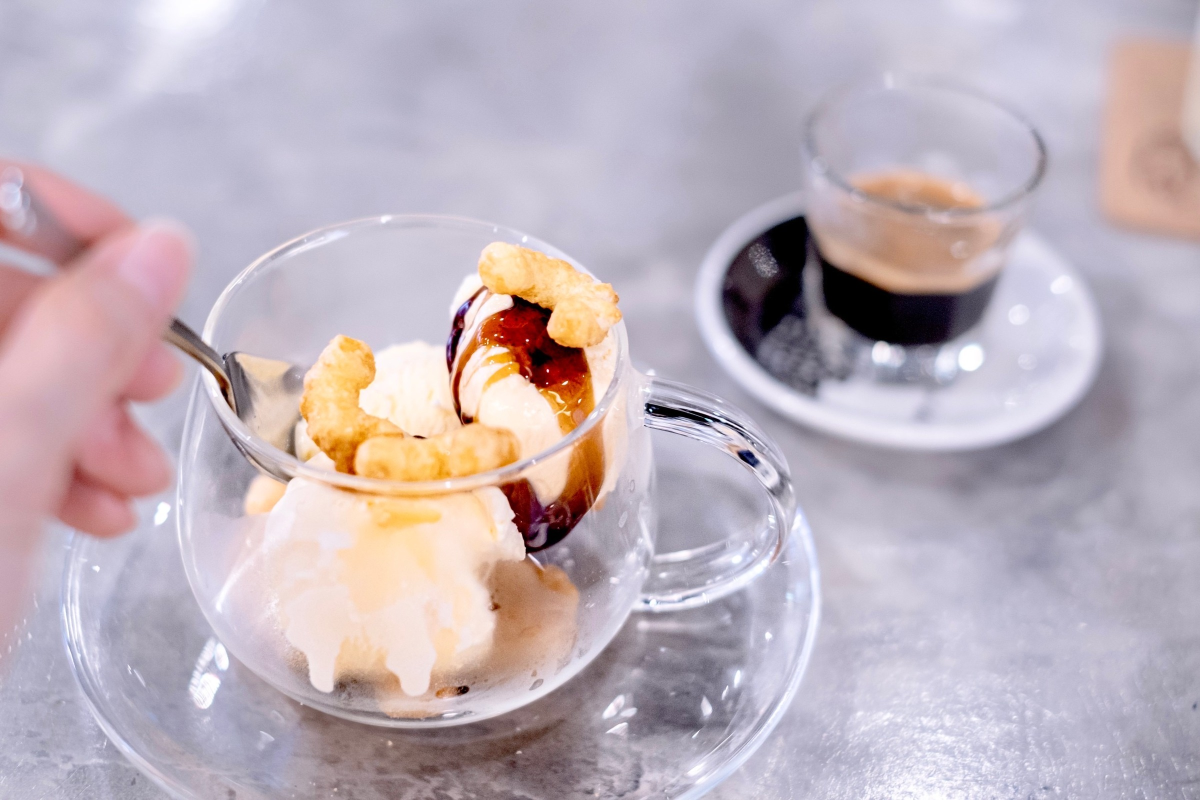
#> input picture photos/source/affogato.jpg, 2400 x 1600 px (shown at 1/2 size); its folder holds only this picture in this run
$ python process-photos.py ../photos/source/affogato.jpg
#> lines starting #> are read from the running program, lines starting #| are printed output that depends on the picture; after the words box and inside, x2 and y2 are one past the last pixel; in counts of white or black regions, pixels touching at a corner belong together
#> in main, im is the input picture: PIL image 2400x1600 RGB; mean R, G, B 190.5, 177.3, 186.4
"""
ブックメニュー用の写真を統一する。

  python3 scripts/process-photos.py            … 全写真を処理
  python3 scripts/process-photos.py --sheet    … 確認用の一覧画像 (photos/contact-sheet.jpg) も作る

photos/source/<名前>.jpg を読み、次の処理をして book/photos/<名前>.jpg に書き出す。
  1. 色味をそろえる (ホワイトバランス・明るさ・コントラスト・彩度を控えめに補正)
  2. 長辺 1600px に縮小 (構図は切り抜かず、元写真のまま)
切り抜きはメニュー側で表示する枠に合わせて1回だけ行う。どちらに寄せて切り抜くか (x, y) と
拡大率 (zoom) は photos/crop.json で商品ごとに調整し、book/photos/manifest.js に書き出す。
料理の形や盛り付けは変えない (補正は色と明るさだけ)。
"""
import json, os, sys
import numpy as np
from PIL import Image, ImageDraw, ImageEnhance, ImageOps

ROOT = os.path.dirname(os.path.dirname(os.path.abspath(__file__)))
SRC = os.path.join(ROOT, 'photos', 'source')
OUT = os.path.join(ROOT, 'book', 'photos')
CROP_CONFIG = os.path.join(ROOT, 'photos', 'crop.json')

MAX_EDGE = 1600         # 印刷で幅 約120mm × 340dpi
RATIO = 4 / 3           # 確認用一覧の枠
TARGET_LUMA = 0.56      # 明るさのそろえ先 (中央値)


def normalize_color(im):
    a = np.asarray(im).astype(np.float32) / 255
    luma = a @ np.array([0.299, 0.587, 0.114], dtype=np.float32)
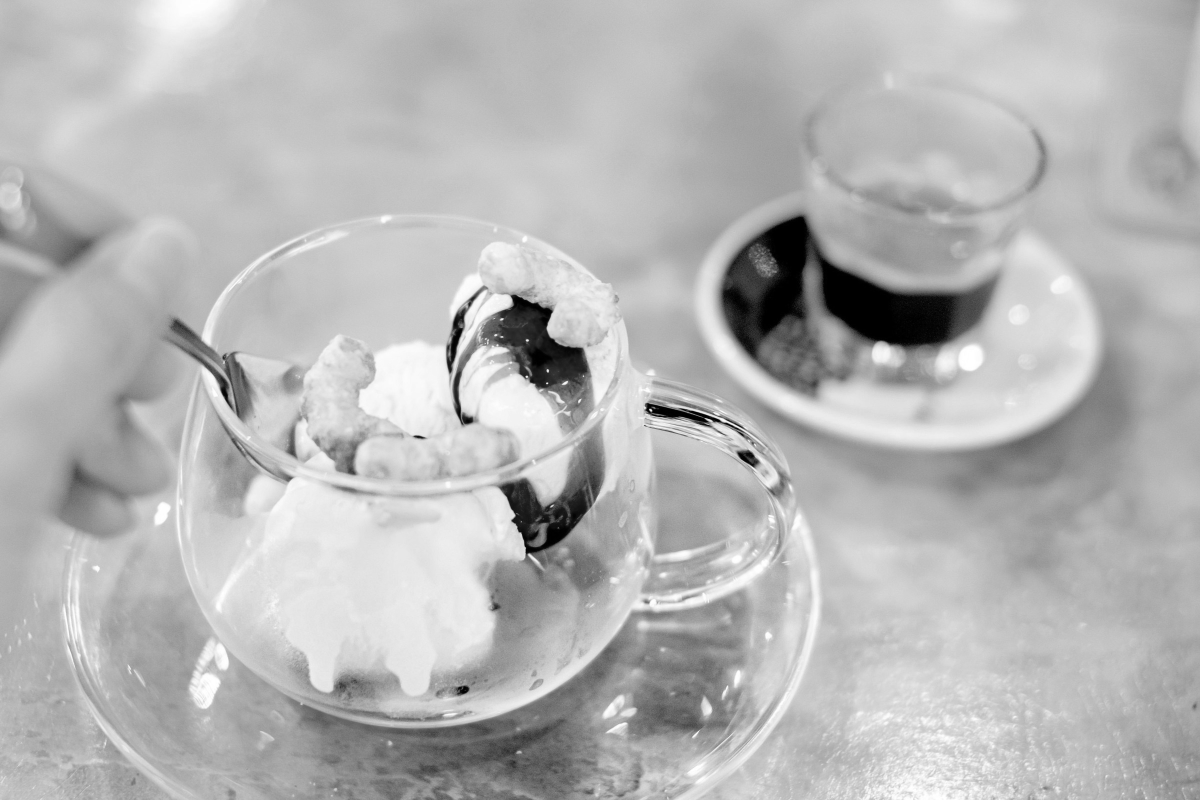
#> luma: shape (1600, 2400) float32 (shown at 1/2 size); min 0, max 1, mean 0.715

    # ホワイトバランス: 中間調の平均がグレーに近づくよう半分だけ寄せる
    mid = (luma > 0.2) & (luma < 0.85)
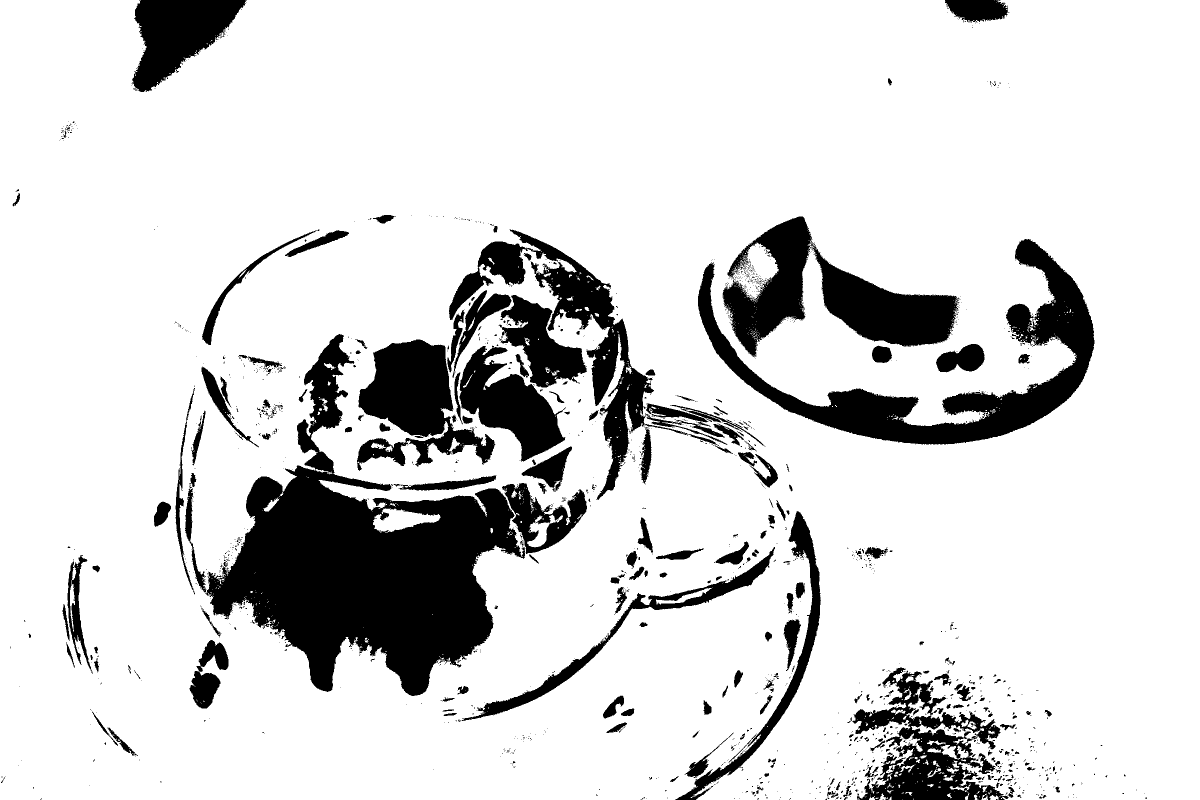
#> mid: shape (1600, 2400) bool (shown at 1/2 size); 84.7% white; 1627 black regions (1387 under 20 px), largest, box (x1, y1, x2, y2) and area: (411, 668, 1051, 1392) 179727, (1396, 478, 2189, 889) 68615, (1445, 433, 1919, 714) 51292
    means = a[mid].mean(axis=0) if mid.any() else a.reshape(-1, 3).mean(axis=0)
#> means = [0.732, 0.682, 0.725]
    gains = np.clip(1 + 0.5 * (means.mean() / means - 1), 0.88, 1.12)
#> gains = [0.987, 1.02, 0.992]
    a = np.clip(a * gains, 0, 1)

    # 明るさ: 中央値を目標値へガンマで寄せる
    med = float(np.median(a @ np.array([0.299, 0.587, 0.114], dtype=np.float32)))
#> med = 0.748
    gamma = np.clip(np.log(TARGET_LUMA) / np.log(max(min(med, 0.95), 0.05)), 0.75, 1.3)
#> gamma = 1.3
    a = a ** gamma
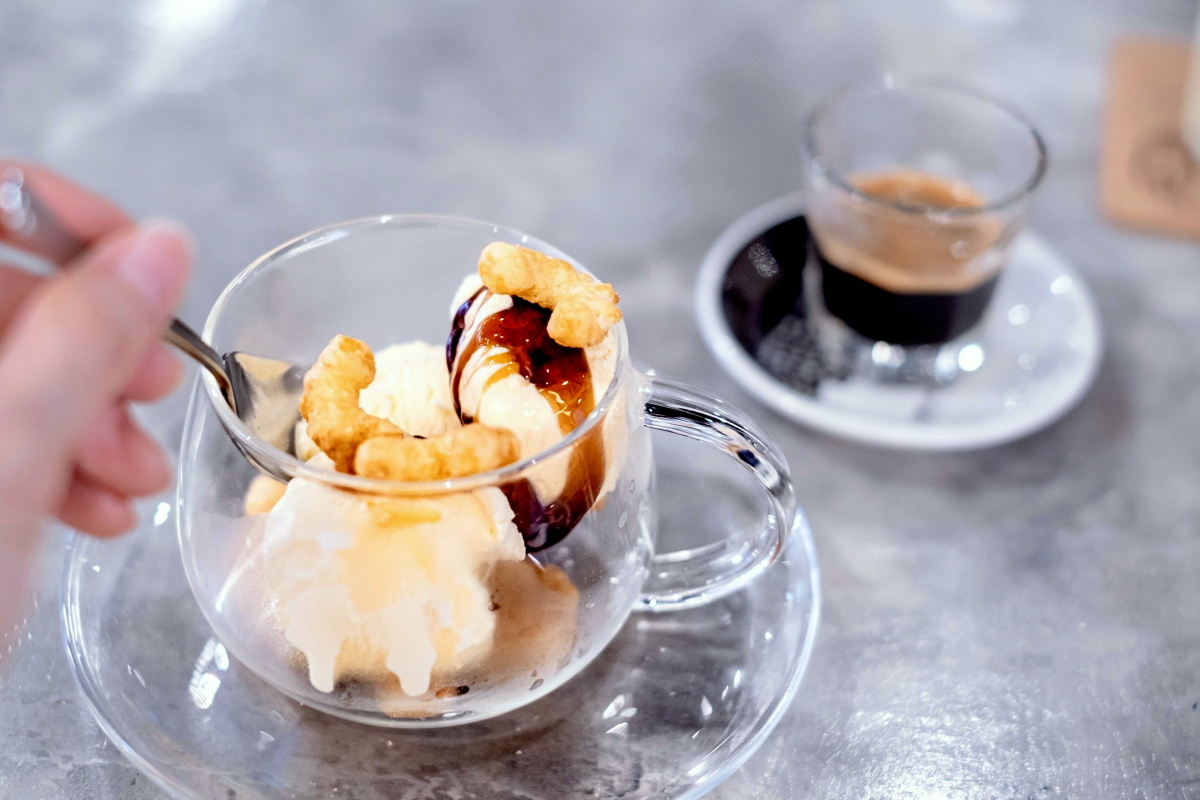
#> a: shape (1600, 2400, 3) float32 (shown at 1/2 size); mean R, G, B 0.682, 0.65, 0.667

    # 少しだけ暖色に (お店の木のテーブルの雰囲気に合わせる)
    a = np.clip(a * np.array([1.02, 1.0, 0.97], dtype=np.float32), 0, 1)

    out = Image.fromarray((a * 255 + 0.5).astype(np.uint8))
    out = ImageOps.autocontrast(out, cutoff=0.5)
    out = ImageEnhance.Color(out).enhance(1.06)
    return out


# [11 lines left out: function preview, not called in this run]


def main():
    os.makedirs(OUT, exist_ok=True)
    config = json.load(open(CROP_CONFIG, encoding='utf-8')) if os.path.exists(CROP_CONFIG) else {}
    names = sorted(f for f in os.listdir(SRC) if f.lower().endswith(('.jpg', '.jpeg', '.png')))
    results = []
    focus = {}
    for f in names:
        key = os.path.splitext(f)[0]
        im = ImageOps.exif_transpose(Image.open(os.path.join(SRC, f))).convert('RGB')
        out = normalize_color(im)
        out.thumbnail((MAX_EDGE, MAX_EDGE), Image.LANCZOS)
#> out: PIL image 1600x1067 RGB
        out.save(os.path.join(OUT, key + '.jpg'), quality=86, optimize=True, progressive=True)
        low = min(out.size) < 700
        conf = config.get(key, {})
        focus[key] = {'x': conf.get('x', 0.5), 'y': conf.get('y', 0.5), 'zoom': conf.get('zoom', 1)}
        results.append((key, out))
        print(f'  {key:28} {out.width}x{out.height}{"  ※解像度低め (撮り直し推奨)" if low else ""}')
#|   affogato                     1600x1067

    # ブック側で「写真がある商品」を判定するための一覧
    with open(os.path.join(OUT, 'manifest.js'), 'w', encoding='utf-8') as fh:
        fh.write('// 自動生成ファイル: scripts/process-photos.py で更新されます\n')
        fh.write('// 写真ごとの切り抜き位置 (x, y: 0 = 左・上に寄せる〜1 = 右・下に寄せる) と拡大率 (zoom)。photos/crop.json から\n')
        fh.write('window.BOOK_PHOTOS = ' + json.dumps(focus, ensure_ascii=False, indent=1) + ';\n')

    if '--sheet' in sys.argv:
        T, cols = 300, 6
        sheet = Image.new('RGB', (cols * T, ((len(results) + cols - 1) // cols) * (round(T / RATIO) + 22)), 'white')
        d = ImageDraw.Draw(sheet)
        for i, (key, im) in enumerate(results):
            x, y = (i % cols) * T, (i // cols) * (round(T / RATIO) + 22)
            sheet.paste(preview(im, focus[key], T - 6, round((T - 6) / RATIO)), (x + 3, y))
            d.text((x + 4, y + round(T / RATIO) + 4), key, fill='black')
        sheet.save(os.path.join(ROOT, 'photos', 'contact-sheet.jpg'), quality=82)
        print('一覧: photos/contact-sheet.jpg')


if __name__ == '__main__':
    main()

$ run again, on photos/source/bananacrepe.jpg
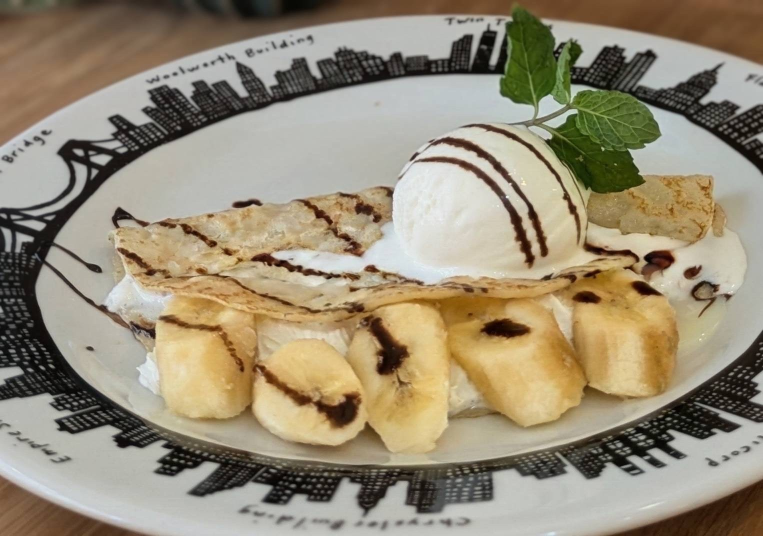
#> input picture photos/source/bananacrepe.jpg, 1526 x 1072 px (shown at 1/2 size)
#> in main, im is the input picture: PIL image 1526x1072 RGB; mean R, G, B 151.8, 140.8, 118.6
#> in normalize_color, `mid = (luma > 0.2) & (luma < 0.85)`:
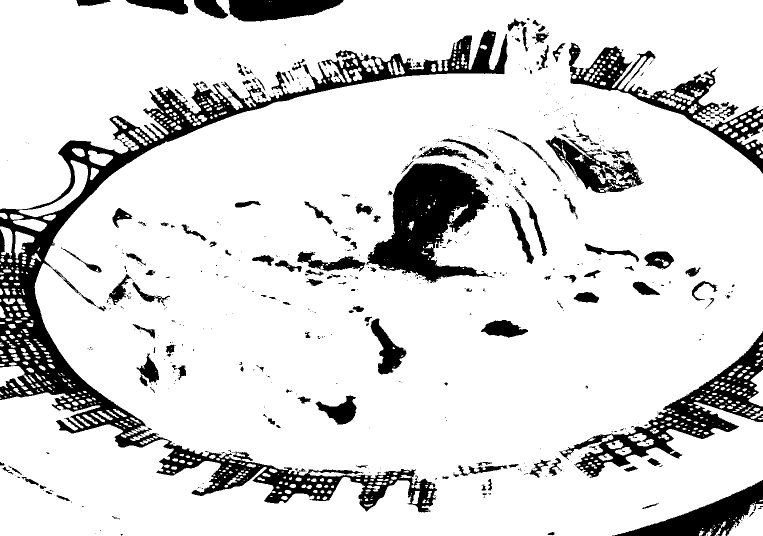
#> mid: shape (1072, 1526) bool (shown at 1/2 size); 85.5% white; 672 black regions (508 under 20 px), largest, box (x1, y1, x2, y2) and area: (0, 59, 1015, 1025) 93537, (732, 326, 986, 566) 31148, (1118, 662, 1526, 956) 23660
#> means = [0.651, 0.604, 0.507]
#> gains = [0.951, 0.986, 1.08]
#> med = 0.652
#> gamma = 1.3
#> in normalize_color, `out = ImageOps.autocontrast(out, cutoff=0.5)`:
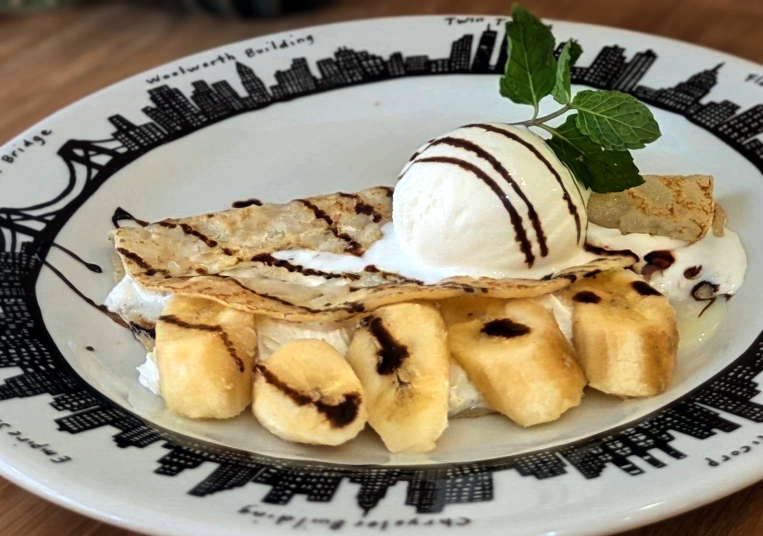
#> out: PIL image 1526x1072 RGB (shown at 1/2 size); mean R, G, B 150.2, 138.2, 114.6
#|   bananacrepe                  1526x1072

$ run again, on photos/source/beer.jpg
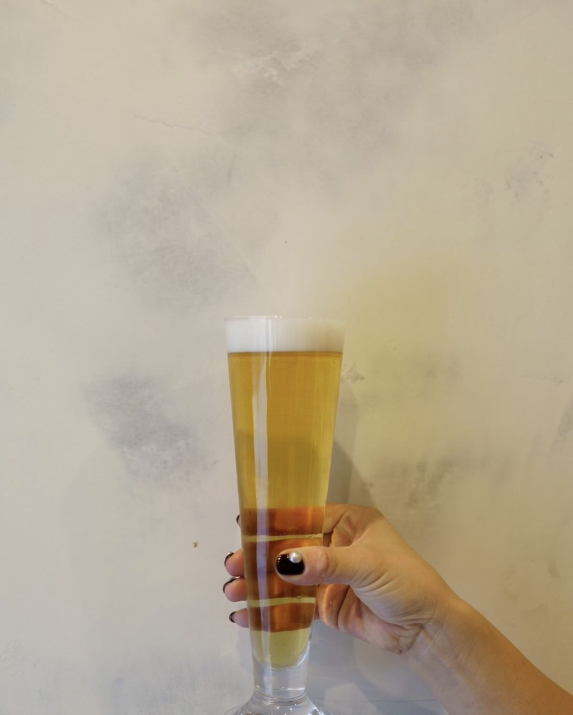
#> input picture photos/source/beer.jpg, 1145 x 1429 px (shown at 1/2 size)
#> in main, im is the input picture: PIL image 1145x1429 RGB; mean R, G, B 182.5, 169.3, 147.3
#> in normalize_color, `mid = (luma > 0.2) & (luma < 0.85)`:
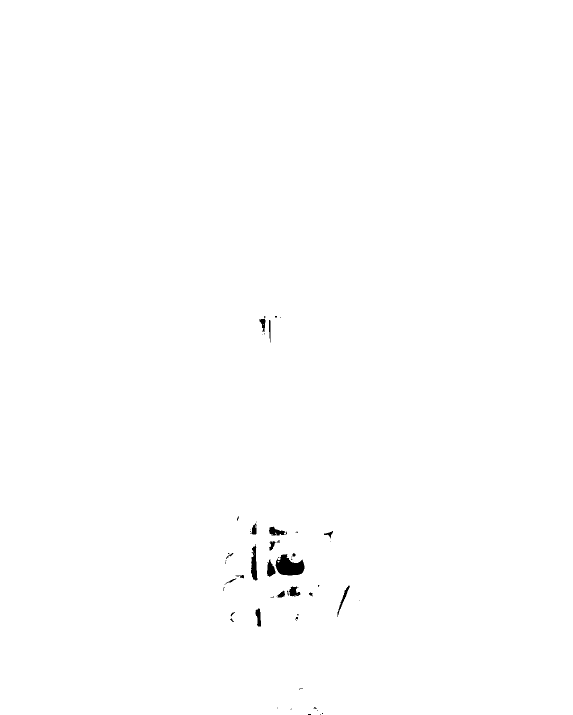
#> mid: shape (1429, 1145) bool (shown at 1/2 size); 99.7% white; 60 black regions (39 under 20 px), largest, box (x1, y1, x2, y2) and area: (551, 1108, 609, 1151) 1624, (502, 1088, 515, 1162) 596, (534, 1118, 551, 1154) 363
#> means = [0.716, 0.665, 0.578]
#> gains = [0.956, 0.991, 1.06]
#> med = 0.7
#> gamma = 1.3
#> in normalize_color, `out = ImageOps.autocontrast(out, cutoff=0.5)`:
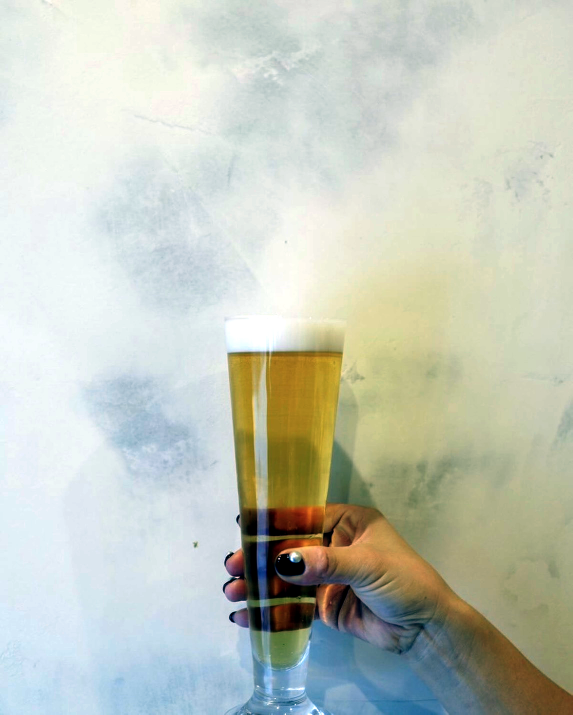
#> out: PIL image 1145x1429 RGB (shown at 1/2 size); mean R, G, B 195.9, 201.4, 188.8
#|   beer                         1145x1429

$ run again, on photos/source/bluecheesebanana-toast.jpg
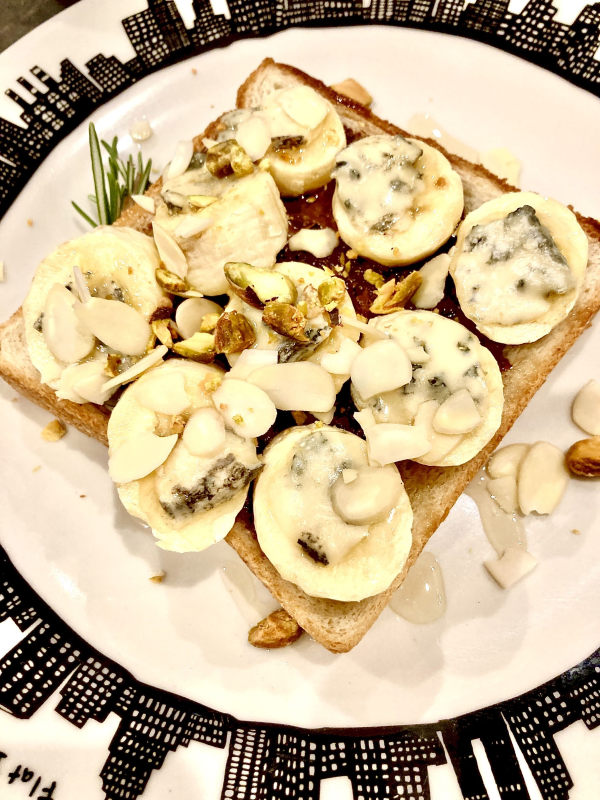
#> input picture photos/source/bluecheesebanana-toast.jpg, 1800 x 2400 px (shown at 1/3 size)
#> in main, im is the input picture: PIL image 1800x2400 RGB; mean R, G, B 201.1, 180.7, 145.2
#> in normalize_color, `mid = (luma > 0.2) & (luma < 0.85)`:
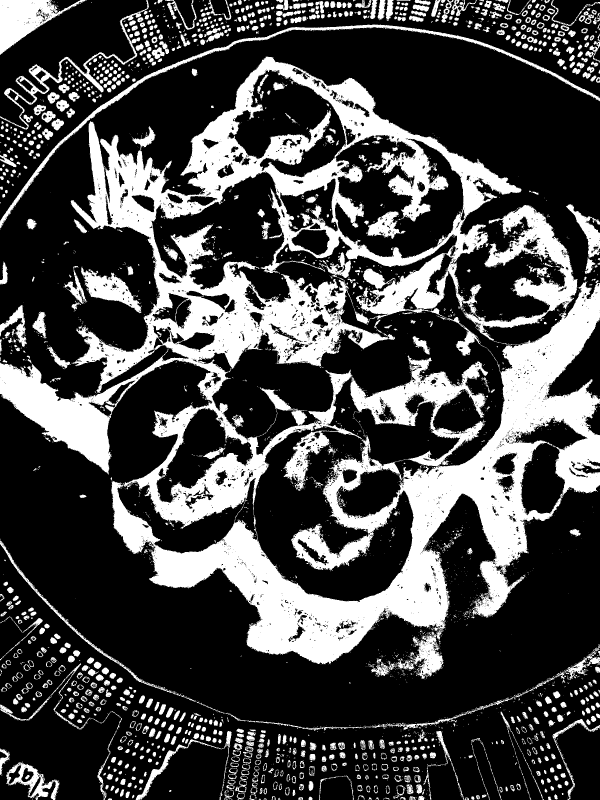
#> mid: shape (2400, 1800) bool (shown at 1/3 size); 28% white; 4365 white regions (3332 under 20 px), largest, box (x1, y1, x2, y2) and area: (0, 170, 1800, 1993) 942994, (0, 73, 1800, 685) 19401, (0, 0, 256, 165) 17346
#> means = [0.76, 0.623, 0.407]
#> gains = [0.893, 0.979, 1.12]
#> med = 0.855
#> gamma = 1.3
#> in normalize_color, `out = ImageOps.autocontrast(out, cutoff=0.5)`:
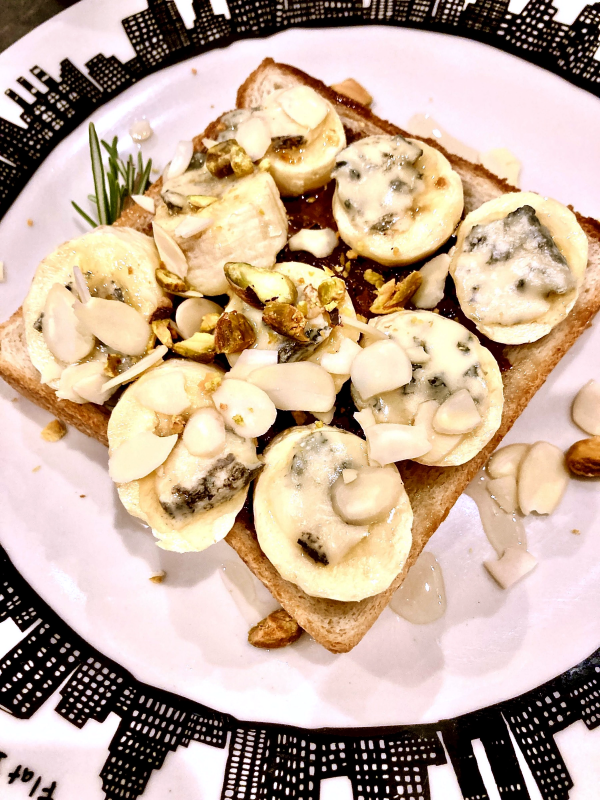
#> out: PIL image 1800x2400 RGB (shown at 1/3 size); mean R, G, B 195.2, 171.9, 152.3
#|   bluecheesebanana-toast       1200x1600
